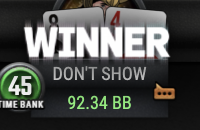
#> input picture runtime/pixel_lab/primitives/winner/hero_winner_canonical.png, 200 x 130 px
$ python -i diagnose_card_back_classifier.py   (imports and definitions only)
#> lines starting #> are read from the running program, lines starting #| are printed output that depends on the picture; after the words box and inside, x2 and y2 are one past the last pixel; in counts of white or black regions, pixels touching at a corner belong together
#> further down, picture is the input picture: shape (130, 200, 3); mean B, G, R 74.6, 77.4, 75.7
from pathlib import Path
import json
import sys

import cv2
import numpy as np

from src.api.canonical_frame import to_canonical_frame
from src.events.detectors.card_presence import SEAT_ORDER


ROOT = Path(__file__).resolve().parents[2]
GEOMETRY_PATH = ROOT / "config/geometry.json"
CAPTURE_DIR = ROOT / "runtime/window_captures"

OUT_JSON = (
    ROOT
    / "runtime/debug"
    / "card_back_classifier_diagnostic.json"
)

OUT_OVERLAY = (
    ROOT
    / "runtime/debug"
    / "card_back_classifier_overlay.png"
)


# [10 lines left out: function crop, not called in this run]


def card_back_features(image):
    if image is None or image.size == 0:
        return {
            "red_ratio": 0.0,
            "strong_red_ratio": 0.0,
            "saturated_ratio": 0.0,
            "edge_density": 0.0,
            "mean_saturation": 0.0,
            "mean_value": 0.0,
        }

    hsv = cv2.cvtColor(
        image,
        cv2.COLOR_BGR2HSV,
    )
#> hsv: shape (130, 200, 3); mean H, S, V 49.8, 20.9, 79.5

    hue = hsv[:, :, 0]
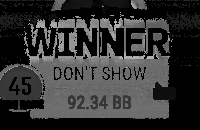
#> hue: shape (130, 200); min 0, max 179, mean 49.8
    saturation = hsv[:, :, 1]
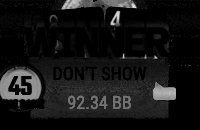
#> saturation: shape (130, 200); min 0, max 255, mean 20.9
    value = hsv[:, :, 2]
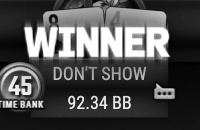
#> value: shape (130, 200); min 0, max 255, mean 79.5

    red_hue = (
        (hue <= 12)
        | (hue >= 168)
    )
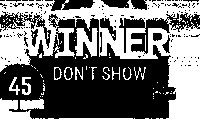
#> red_hue: shape (130, 200) bool; 49.6% white; 71 white regions (57 under 20 px), largest, box (x1, y1, x2, y2) and area: (0, 0, 200, 130) 11592, (75, 28, 98, 57) 432, (20, 98, 44, 110) 217

    red_pixels = (
        red_hue
        & (saturation >= 70)
        & (value >= 35)
    )
#> red_pixels: shape (130, 200) bool; 0.7% white; 13 white regions (11 under 20 px), largest, box (x1, y1, x2, y2) and area: (110, 11, 120, 26) 89, (92, 1, 109, 9) 47

    strong_red_pixels = (
        red_hue
        & (saturation >= 120)
        & (value >= 45)
    )
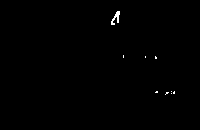
#> strong_red_pixels: shape (130, 200) bool; 0.33% white in thin lines or dots, all inside (x1, y1, x2, y2) = (111, 11, 175, 95)

    gray = cv2.cvtColor(
        image,
        cv2.COLOR_BGR2GRAY,
    )
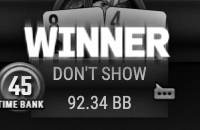
#> gray: shape (130, 200); min 0, max 255, mean 76.6

    edges = cv2.Canny(
        gray,
        60,
        140,
    )
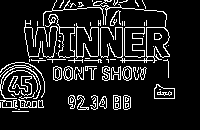
#> edges: shape (130, 200); 12.3% white in thin lines or dots, all inside (x1, y1, x2, y2) = (0, 0, 175, 112)

    return {
        "red_ratio": round(
            float(red_pixels.mean()),
            6,
        ),
        "strong_red_ratio": round(
            float(strong_red_pixels.mean()),
            6,
        ),
        "saturated_ratio": round(
            float((saturation >= 70).mean()),
            6,
        ),
        "edge_density": round(
            float((edges > 0).mean()),
            6,
        ),
        "mean_saturation": round(
            float(np.mean(saturation)),
            3,
        ),
        "mean_value": round(
            float(np.mean(value)),
            3,
        ),
    }


# [217 lines left out: functions provisional_card_back, latest_frame, main, not called in this run]


# [2 lines not run here, left out]

>>> import cv2
>>> picture = cv2.imread('../../runtime/pixel_lab/primitives/winner/hero_winner_canonical.png')
>>> result = card_back_features(picture)
#> result = {'red_ratio': 0.00696, 'strong_red_ratio': 0.00331, 'saturated_ratio': 0.0836, 'edge_density': 0.123, 'mean_saturation': 20.87, 'mean_value': 79.46}
